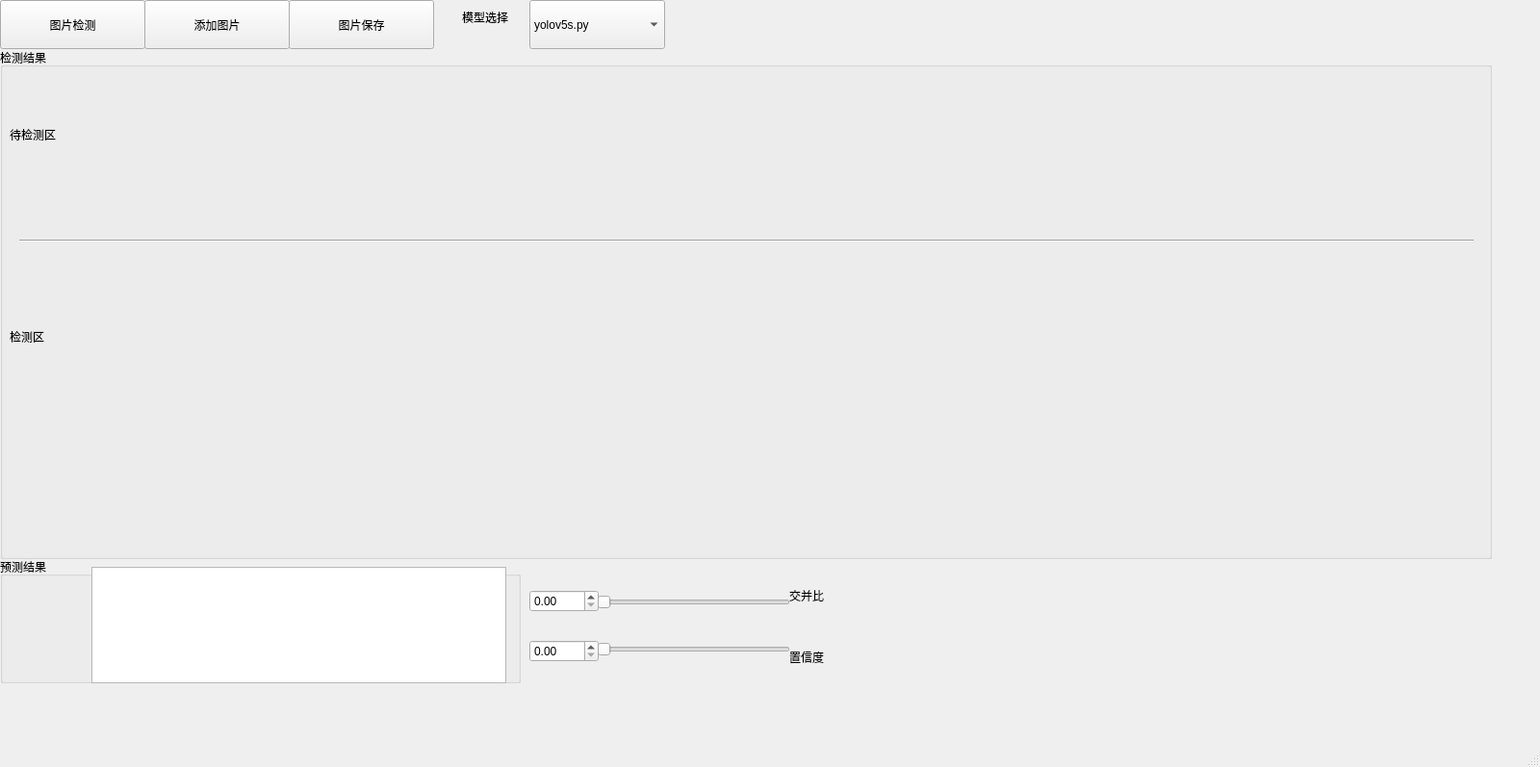
<?xml version="1.0" encoding="UTF-8"?>
<ui version="4.0">
 <class>MainWindow</class>
 <widget class="QMainWindow" name="MainWindow">
  <property name="geometry">
   <rect>
    <x>0</x>
    <y>0</y>
    <width>1600</width>
    <height>797</height>
   </rect>
  </property>
  <property name="windowTitle">
   <string>MainWindow</string>
  </property>
  <widget class="QWidget" name="centralwidget">
   <widget class="QPushButton" name="pushButton">
    <property name="geometry">
     <rect>
      <x>0</x>
      <y>0</y>
      <width>151</width>
      <height>51</height>
     </rect>
    </property>
    <property name="text">
     <string>图片检测</string>
    </property>
   </widget>
   <widget class="QGroupBox" name="groupBox">
    <property name="geometry">
     <rect>
      <x>0</x>
      <y>50</y>
      <width>1550</width>
      <height>531</height>
     </rect>
    </property>
    <property name="title">
     <string>检测结果</string>
    </property>
    <widget class="QLabel" name="label">
     <property name="geometry">
      <rect>
       <x>10</x>
       <y>270</y>
       <width>1600</width>
       <height>60</height>
      </rect>
     </property>
     <property name="text">
      <string>检测区</string>
     </property>
    </widget>
    <widget class="QLabel" name="label_2">
     <property name="geometry">
      <rect>
       <x>10</x>
       <y>60</y>
       <width>1600</width>
       <height>60</height>
      </rect>
     </property>
     <property name="text">
      <string>待检测区</string>
     </property>
    </widget>
    <widget class="Line" name="line">
     <property name="geometry">
      <rect>
       <x>20</x>
       <y>190</y>
       <width>1511</width>
       <height>20</height>
      </rect>
     </property>
     <property name="orientation">
      <enum>Qt::Horizontal</enum>
     </property>
    </widget>
   </widget>
   <widget class="QPushButton" name="pushButton_2">
    <property name="geometry">
     <rect>
      <x>150</x>
      <y>0</y>
      <width>151</width>
      <height>51</height>
     </rect>
    </property>
    <property name="text">
     <string>添加图片</string>
    </property>
   </widget>
   <widget class="QPushButton" name="pushButton_3">
    <property name="geometry">
     <rect>
      <x>300</x>
      <y>0</y>
      <width>151</width>
      <height>51</height>
     </rect>
    </property>
    <property name="text">
     <string>图片保存</string>
    </property>
   </widget>
   <widget class="QLabel" name="label_3">
    <property name="geometry">
     <rect>
      <x>480</x>
      <y>10</y>
      <width>72</width>
      <height>15</height>
     </rect>
    </property>
    <property name="text">
     <string>模型选择</string>
    </property>
   </widget>
   <widget class="QComboBox" name="comboBox">
    <property name="geometry">
     <rect>
      <x>550</x>
      <y>0</y>
      <width>141</width>
      <height>51</height>
     </rect>
    </property>
    <item>
     <property name="text">
      <string>yolov5s.py</string>
     </property>
    </item>
   </widget>
   <widget class="QGroupBox" name="groupBox_2">
    <property name="geometry">
     <rect>
      <x>0</x>
      <y>579</y>
      <width>541</width>
      <height>131</height>
     </rect>
    </property>
    <property name="title">
     <string>预测结果</string>
    </property>
    <widget class="QTextBrowser" name="textBrowser">
     <property name="geometry">
      <rect>
       <x>95</x>
       <y>10</y>
       <width>431</width>
       <height>121</height>
      </rect>
     </property>
    </widget>
   </widget>
   <widget class="QWidget" name="verticalLayoutWidget">
    <property name="geometry">
     <rect>
      <x>620</x>
      <y>590</y>
      <width>201</width>
      <height>121</height>
     </rect>
    </property>
    <layout class="QVBoxLayout" name="verticalLayout">
     <item>
      <widget class="QSlider" name="horizontalSlider_IoU">
       <property name="orientation">
        <enum>Qt::Horizontal</enum>
       </property>
      </widget>
     </item>
     <item>
      <widget class="QSlider" name="horizontalSlider_Conf">
       <property name="orientation">
        <enum>Qt::Horizontal</enum>
       </property>
      </widget>
     </item>
    </layout>
   </widget>
   <widget class="QWidget" name="verticalLayoutWidget_2">
    <property name="geometry">
     <rect>
      <x>550</x>
      <y>590</y>
      <width>72</width>
      <height>121</height>
     </rect>
    </property>
    <layout class="QVBoxLayout" name="verticalLayout_2">
     <item>
      <widget class="QDoubleSpinBox" name="doubleSpinBox_IoU"/>
     </item>
     <item>
      <widget class="QDoubleSpinBox" name="doubleSpinBox_Conf"/>
     </item>
    </layout>
   </widget>
   <widget class="QWidget" name="verticalLayoutWidget_3">
    <property name="geometry">
     <rect>
      <x>820</x>
      <y>590</y>
      <width>101</width>
      <height>121</height>
     </rect>
    </property>
    <layout class="QVBoxLayout" name="verticalLayout_3">
     <item>
      <widget class="QLabel" name="label_5">
       <property name="text">
        <string>交并比</string>
       </property>
      </widget>
     </item>
     <item>
      <widget class="QLabel" name="label_4">
       <property name="text">
        <string>置信度</string>
       </property>
      </widget>
     </item>
    </layout>
   </widget>
  </widget>
  <widget class="QMenuBar" name="menubar">
   <property name="geometry">
    <rect>
     <x>0</x>
     <y>0</y>
     <width>1600</width>
     <height>26</height>
    </rect>
   </property>
  </widget>
  <widget class="QStatusBar" name="statusbar"/>
 </widget>
 <resources/>
 <connections/>
</ui>
